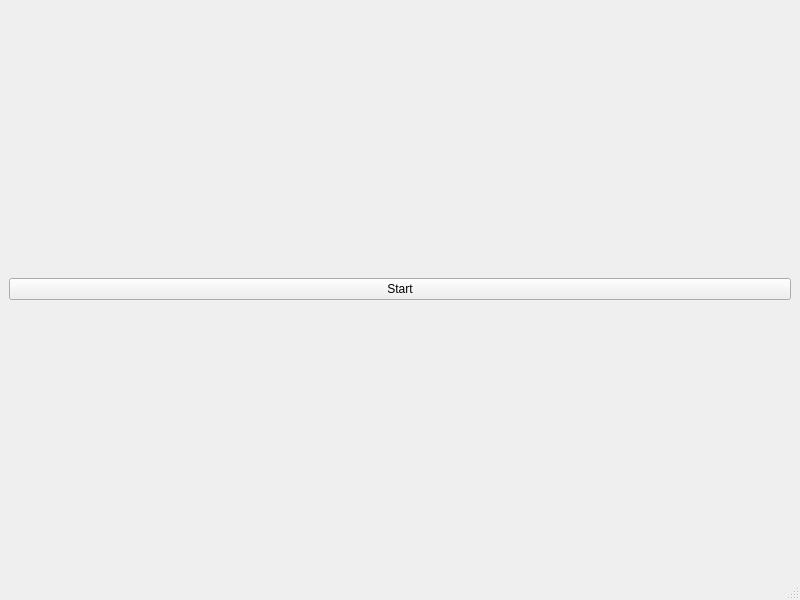
<?xml version="1.0" encoding="UTF-8"?>
<ui version="4.0">
 <class>MainWindow</class>
 <widget class="QMainWindow" name="MainWindow">
  <property name="geometry">
   <rect>
    <x>0</x>
    <y>0</y>
    <width>800</width>
    <height>600</height>
   </rect>
  </property>
  <property name="windowTitle">
   <string>MainWindow</string>
  </property>
  <widget class="QWidget" name="centralwidget">
   <layout class="QVBoxLayout" name="verticalLayout">
    <item>
     <widget class="QPushButton" name="startPushButton">
      <property name="text">
       <string>Start</string>
      </property>
     </widget>
    </item>
    <item>
     <layout class="QVBoxLayout" name="glWidgetLayout"/>
    </item>
   </layout>
  </widget>
  <widget class="QMenuBar" name="menubar">
   <property name="geometry">
    <rect>
     <x>0</x>
     <y>0</y>
     <width>800</width>
     <height>22</height>
    </rect>
   </property>
  </widget>
  <widget class="QStatusBar" name="statusbar"/>
 </widget>
 <resources/>
 <connections/>
</ui>
